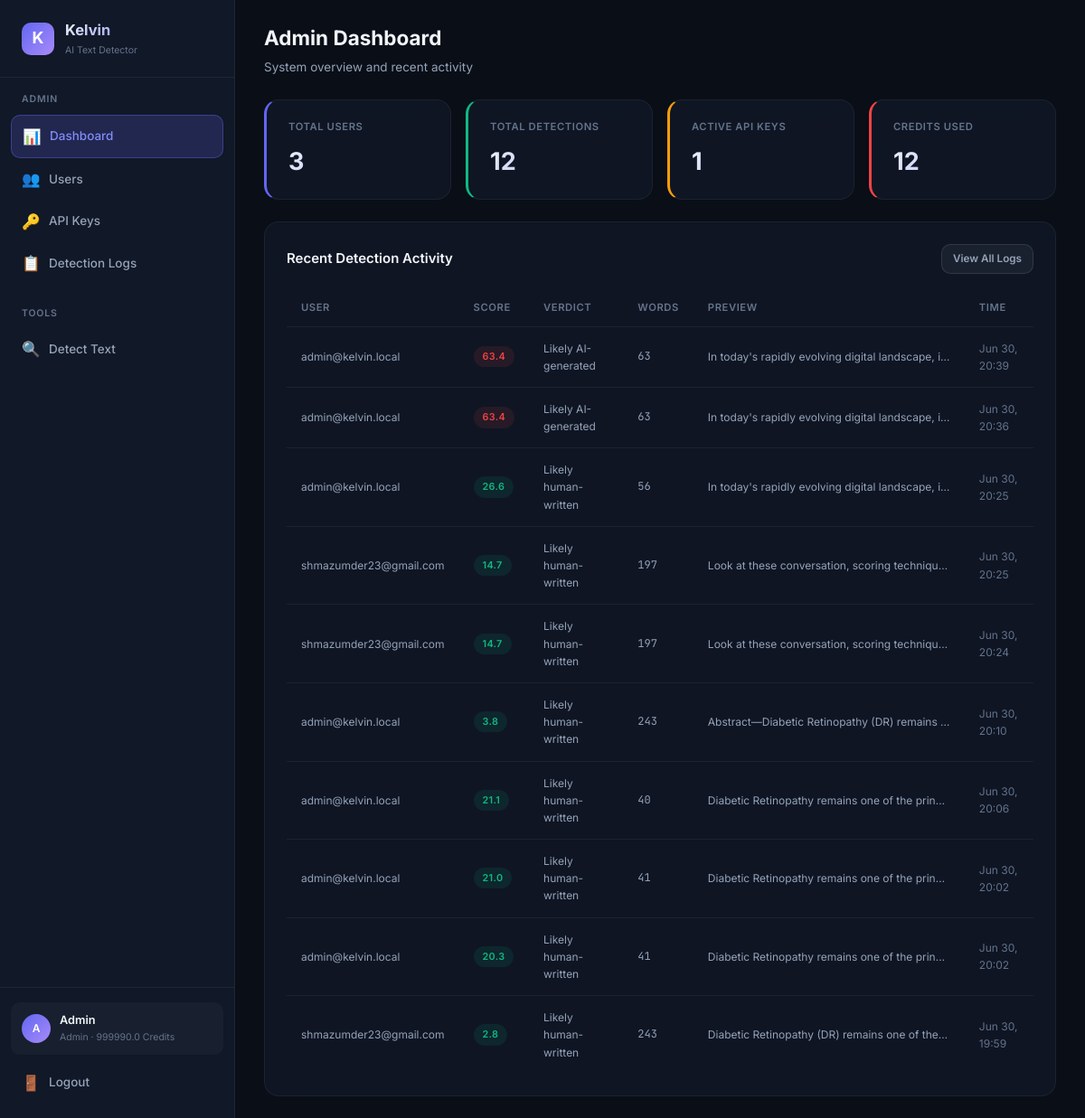
The app's page /admin/dashboard (signed in), older data.
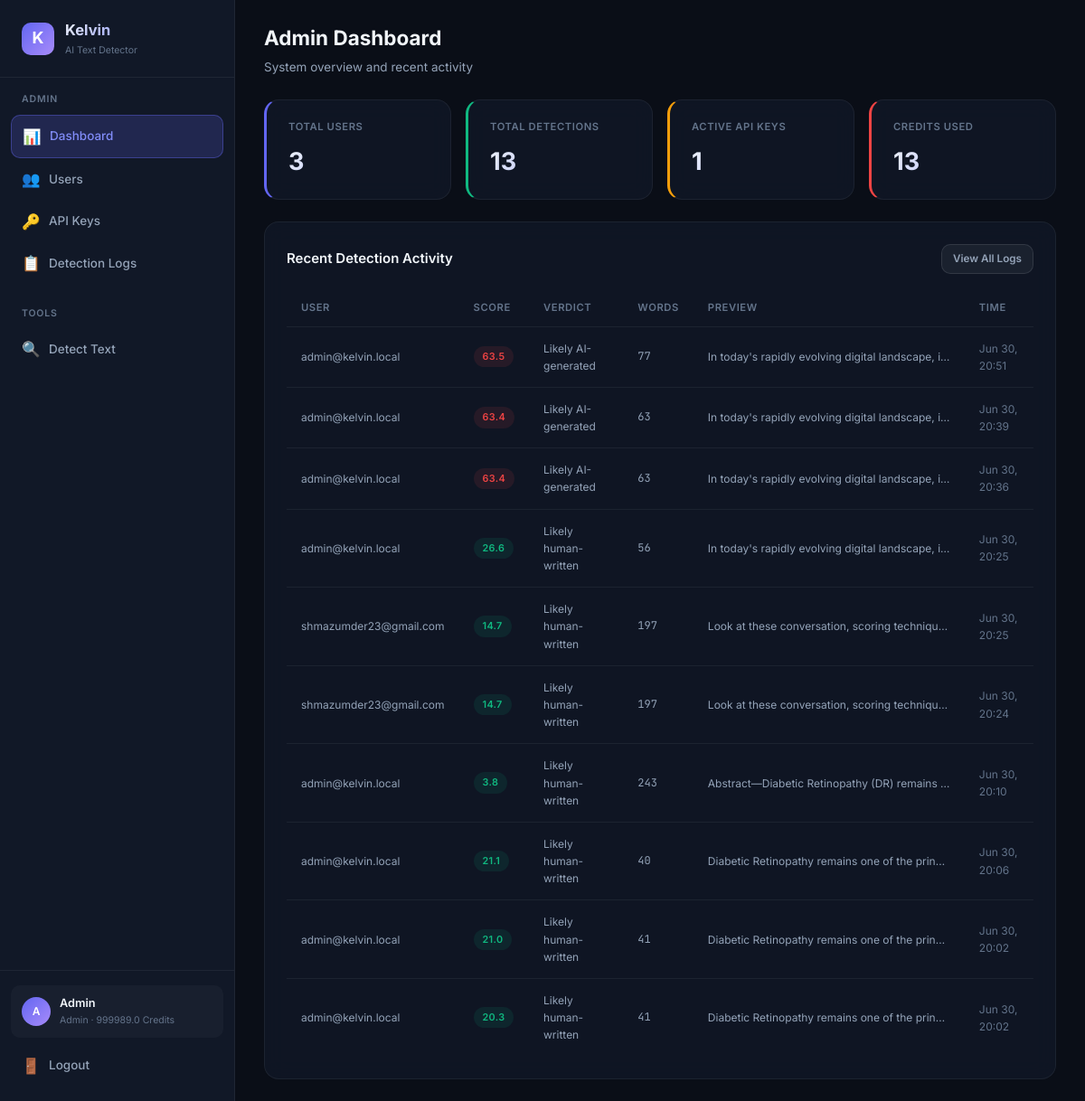
The same page, newer data.
### database.py (models this page shows, shortened)
class User(Base):
    __tablename__ = "users"
    id = Column(Integer, primary_key=True, autoincrement=True)
    email = Column(String(255), unique=True, nullable=False, index=True)
    password_hash = Column(String(255), nullable=False)
    display_name = Column(String(100), nullable=False)
    role = Column(String(20), nullable=False, default="user")  # "admin" or "user"
    balance = Column(Float, nullable=False, default=100.0)
    is_active = Column(Boolean, nullable=False, default=True)
    created_at = Column(DateTime, nullable=False, default=datetime.utcnow)
    api_keys = relationship("APIKeyRecord", back_populates="user", lazy="dynamic")
    detection_logs = relationship("DetectionLog", back_populates="user", lazy="dynamic")
    transactions = relationship("BalanceTransaction", back_populates="user", lazy="dynamic")

class DetectionLog(Base):
    __tablename__ = "detection_logs"
    id = Column(Integer, primary_key=True, autoincrement=True)
    user_id = Column(Integer, ForeignKey("users.id"), nullable=False, index=True)
    api_key_id = Column(Integer, ForeignKey("api_keys.id"), nullable=True)
    input_text = Column(Text, nullable=False)
    output_json = Column(Text, nullable=False)  # JSON string
    score = Column(Float, nullable=True)
    verdict = Column(String(50), nullable=True)
    model_used = Column(String(30), nullable=True)
    cost = Column(Float, nullable=False, default=1.0)
    word_count = Column(Integer, nullable=True)
    ip_address = Column(String(45), nullable=True)
    created_at = Column(DateTime, nullable=False, default=datetime.utcnow)
    user = relationship("User", back_populates="detection_logs")
    api_key = relationship("APIKeyRecord", back_populates="detection_logs")
    __table_args__ = (
        Index("idx_logs_user_created", "user_id", "created_at"),
    )

### detect-ai.py (the view)
@app.get("/admin/dashboard", response_class=HTMLResponse)
async def admin_dashboard(request: Request, db: Session = Depends(get_db_session)):
    _require_admin_web(request, db)
    total_users = db.query(func.count(User.id)).scalar()
    total_requests = db.query(func.count(DetectionLog.id)).scalar()
    active_keys = db.query(func.count(APIKeyRecord.id)).filter(APIKeyRecord.is_revoked == False).scalar()
    total_credits = db.query(func.sum(DetectionLog.cost)).scalar() or 0
    recent_logs = db.query(DetectionLog).order_by(desc(DetectionLog.created_at)).limit(10).all()
    for log in recent_logs:
        u = db.query(User).filter(User.id == log.user_id).first()
        log.user_email = u.email if u else "unknown"
    return _render(request, db, "admin/dashboard.html", total_users=total_users, total_requests=total_requests, active_keys=active_keys, total_credits=total_credits, recent_logs=recent_logs)

### templates/admin/dashboard.html (shortened to what this page needs)
{% extends "base.html" %}
{% set active_page = 'admin-dashboard' %}
{% block page_header %}
<div class="page-header">
    <h2>Admin Dashboard</h2>
    <p>System overview and recent activity</p>
</div>
{% endblock %}
{% block content %}
<div class="stats-grid">
    <div class="stat-card accent">
        <div class="stat-label">Total Users</div>
        <div class="stat-value">{{ total_users }}</div>
    </div>
    <div class="stat-card green">
        <div class="stat-label">Total Detections</div>
        <div class="stat-value">{{ total_requests }}</div>
    </div>
    <div class="stat-card yellow">
        <div class="stat-label">Active API Keys</div>
        <div class="stat-value">{{ active_keys }}</div>
    </div>
    <div class="stat-card red">
        <div class="stat-label">Credits Used</div>
        <div class="stat-value">{{ total_credits | round(0) | int }}</div>
    </div>
</div>
<div class="card">
    <div class="card-header">
        <h3>Recent Detection Activity</h3>
        <a href="/admin/logs" class="btn btn-secondary btn-sm">View All Logs</a>
    </div>
    {% if recent_logs %}
    <div class="table-container">
        <table>
            <thead>
                <tr>
                    <th>User</th>
                    <th>Score</th>
                    <th>Verdict</th>
                    <th>Words</th>
                    <th>Preview</th>
                    <th>Time</th>
                </tr>
            </thead>
            <tbody>
                {% for log in recent_logs %}
                <tr>
                    <td class="text-sm">{{ log.user_email }}</td>
                    <td>
                        <span class="badge {% if log.score and log.score >= 60 %}badge-red{% elif log.score and log.score >= 30 %}badge-yellow{% else %}badge-green{% endif %}">
                            {{ log.score | round(1) if log.score else '—' }}
                        </span>
                    </td>
                    <td class="text-sm">{{ log.verdict or '—' }}</td>
                    <td class="text-mono text-sm">{{ log.word_count or '—' }}</td>
                    <td class="truncate text-sm">{{ log.input_text[:60] }}{% if log.input_text|length > 60 %}...{% endif %}</td>
                    <td class="text-sm text-muted">{{ log.created_at.strftime('%b %d, %H:%M') if log.created_at else '—' }}</td>
                </tr>
                {% endfor %}
            </tbody>
        </table>
    </div>
    {% else %}
    <div class="empty-state">
        <div class="empty-icon">📊</div>
        <h3>No activity yet</h3>
    </div>
    {% endif %}
</div>
{% endblock %}

### templates/base.html (shortened to what this page needs)
<!DOCTYPE html>
<html lang="en">
<head>
    <link rel="stylesheet" href="/static/css/style.css?v=4">
</head>
<body>
    {% block body %}
    <div class="app-layout">
        <aside class="sidebar">
            <div class="sidebar-brand">
                <div class="brand-icon">K</div>
                <div>
                    <h1>Kelvin</h1>
                    <div class="brand-version">AI Text Detector</div>
                </div>
            </div>
            <nav class="sidebar-nav">
                {% if user and user.role == 'admin' %}
                <div class="nav-section">
                    <div class="nav-section-title">Admin</div>
                    <a href="/admin/dashboard" class="nav-link {% if active_page == 'admin-dashboard' %}active{% endif %}">
                        <span class="nav-icon">📊</span> Dashboard
                    </a>
                    <a href="/admin/users" class="nav-link {% if active_page == 'admin-users' %}active{% endif %}">
                        <span class="nav-icon">👥</span> Users
                    </a>
                    <a href="/admin/keys" class="nav-link {% if active_page == 'admin-keys' %}active{% endif %}">
                        <span class="nav-icon">🔑</span> API Keys
                    </a>
                    <a href="/admin/logs" class="nav-link {% if active_page == 'admin-logs' %}active{% endif %}">
                        <span class="nav-icon">📋</span> Detection Logs
                    </a>
                </div>
                <div class="nav-section">
                    <div class="nav-section-title">Tools</div>
                    <a href="/dashboard/detect" class="nav-link {% if active_page == 'detect' %}active{% endif %}">
                        <span class="nav-icon">🔍</span> Detect Text
                    </a>
                </div>
                {% endif %}
            </nav>
            {% if user %}
            <div class="sidebar-footer">
                <div class="sidebar-user">
                    <div class="user-avatar">{{ user.display_name[0] | upper }}</div>
                    <div class="user-info">
                        <div class="user-name">{{ user.display_name }}</div>
                        <div class="user-role">{{ user.role }} · {{ user.balance | round(1) }} credits</div>
                    </div>
                </div>
                <a href="/logout" class="nav-link" style="margin-top: 8px;">
                    <span class="nav-icon">🚪</span> Logout
                </a>
            </div>
            {% endif %}
        </aside>
        <main class="main-content">
            {% block page_header %}{% endblock %}
            <div class="page-body">
                {% block content %}{% endblock %}
            </div>
        </main>
    </div>
    {% endblock %}
</body>
</html>

Row changes from the older to the newer data that the page shows:
no longer on this page (row unchanged): DetectionLog: user_email "shmazumder23@gmail.com", score "2.8", verdict "Likely human-written", word_count "243", input_text "Diabetic Retinopathy (DR) remains one of the…", created_at "Jun 30, 19:59"
changed User "Admin": balance "999990.0" → "999989.0"
added DetectionLog: user_email "admin@kelvin.local", score "63.5", verdict "Likely AI-generated", word_count "77", input_text "In today's rapidly evolving digital landscape, i…", created_at "Jun 30, 20:51"
Text that changed along with them:
{{ total_requests }}: "12" → "13"
{{ total_credits | round(0) | int }}: "12" → "13"
